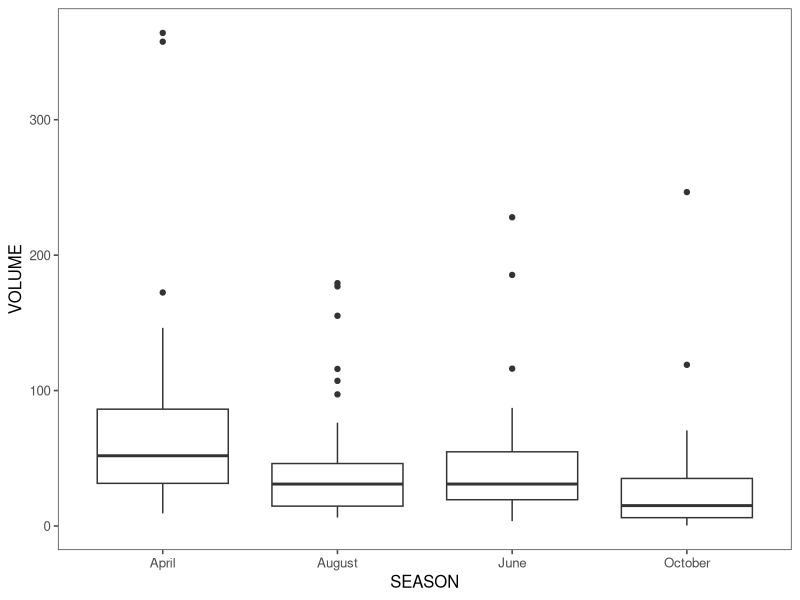
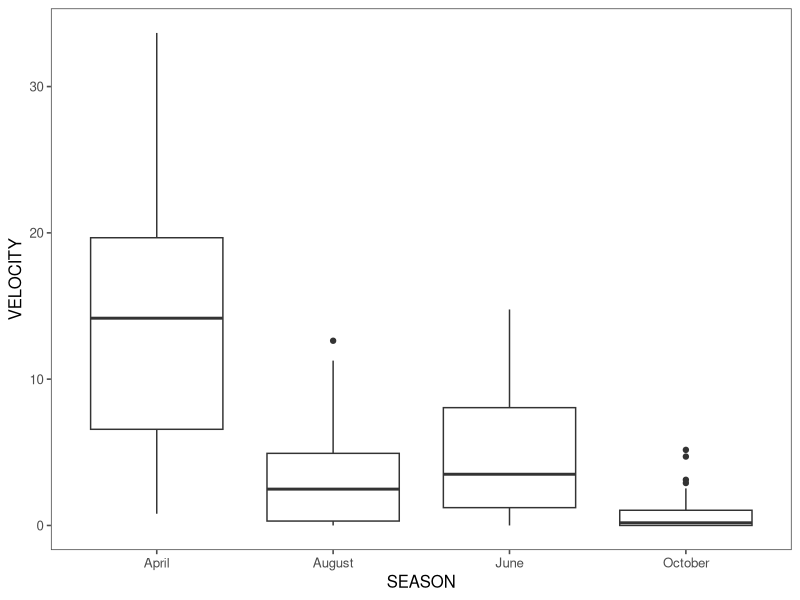
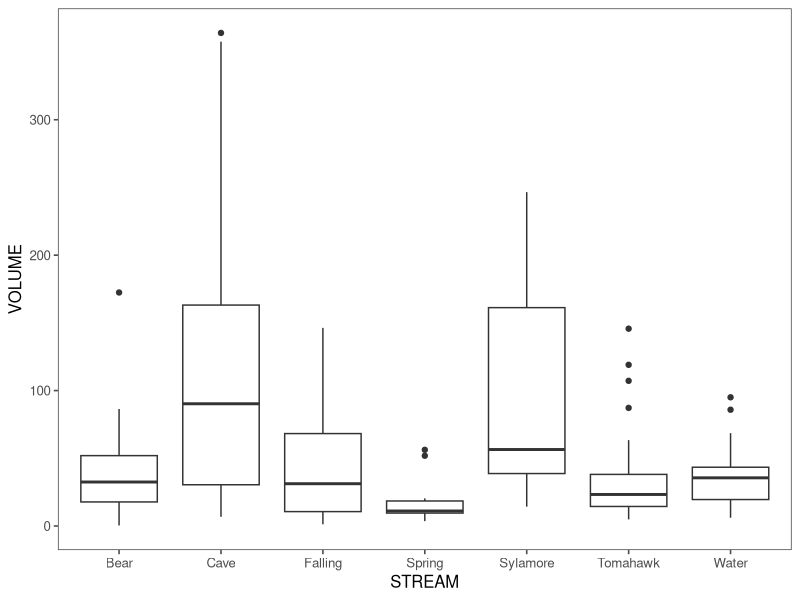
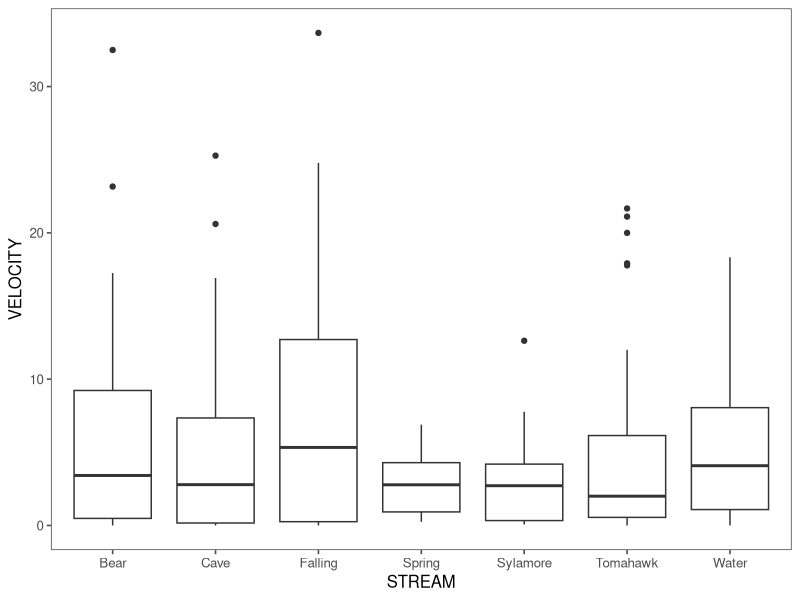
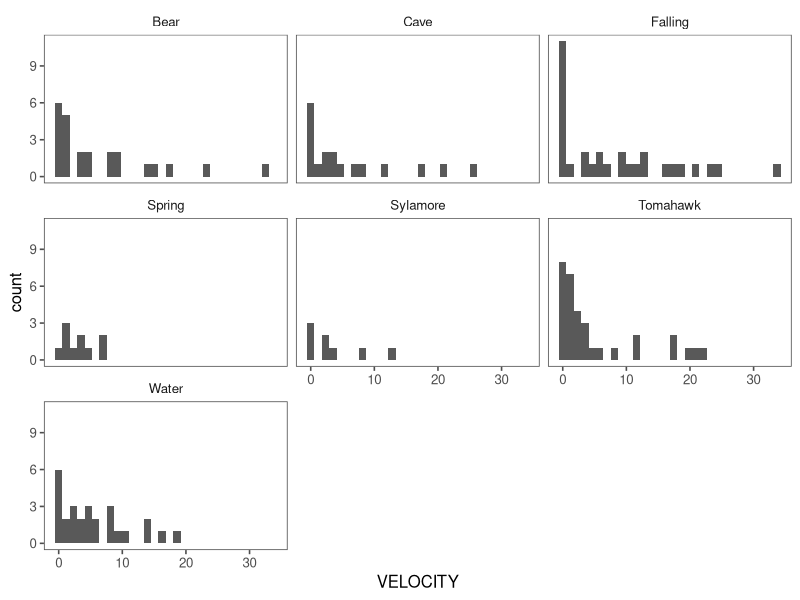
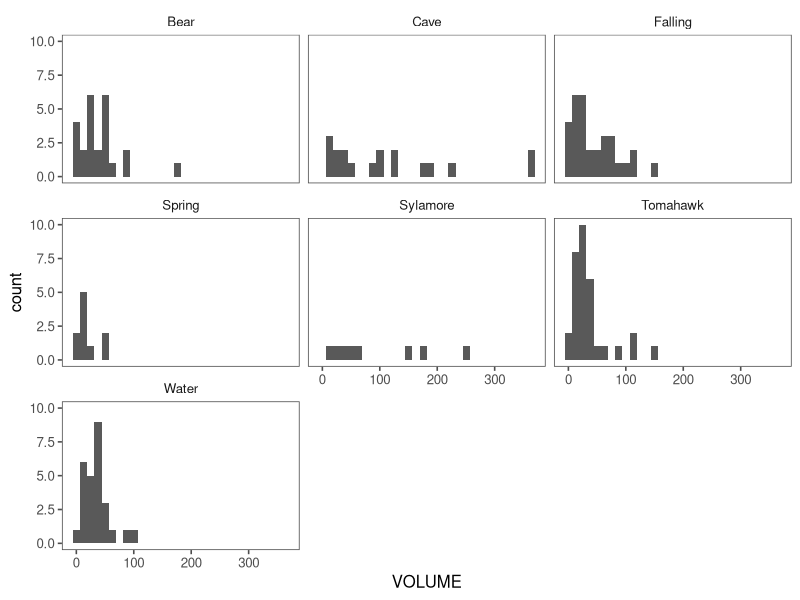
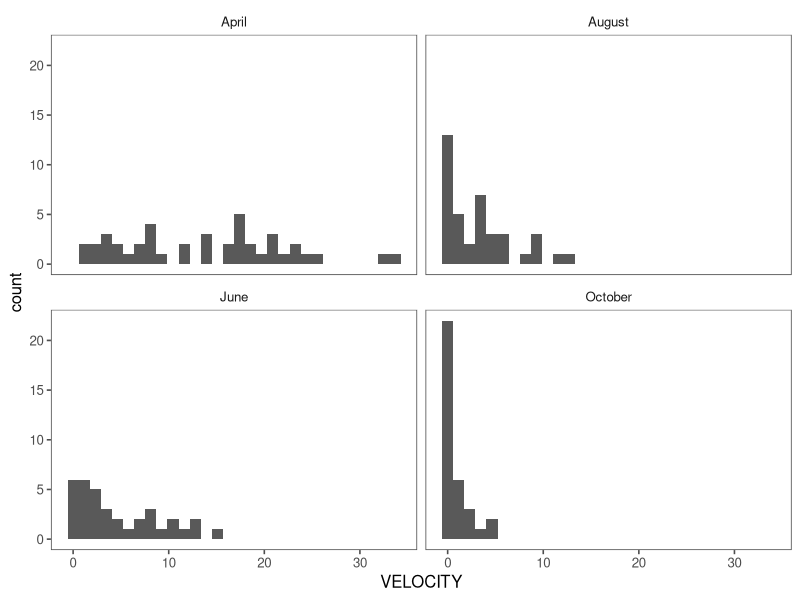
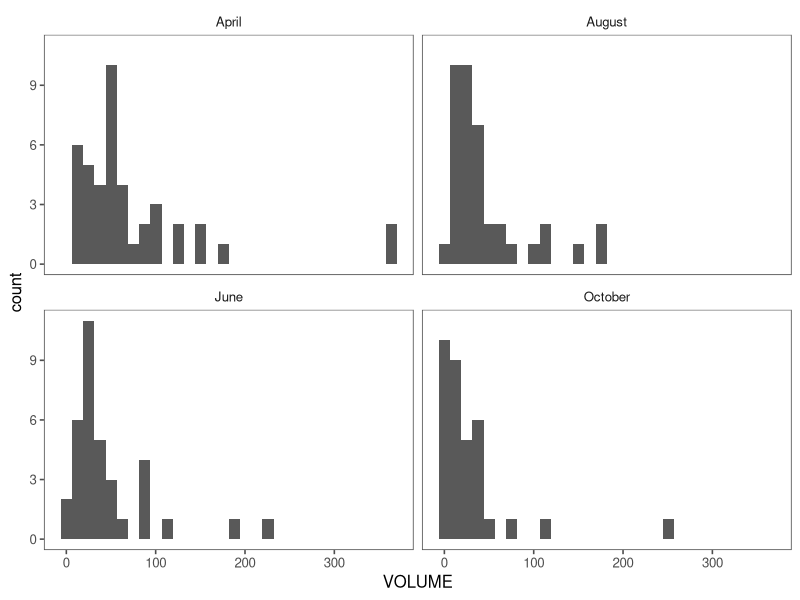

Source code (R) for these figures, in order: (Note: this script raises an error after producing the figures.)
# Biometry 2016 
# Lab 12
# MANOVA

library(ggplot2) # graphing
library(ggthemes) # theme_few
library(ggfortify) # autoplot

# responses <- cbind(object$response1, object$response2)
# manova(responses ~ object$covariate)

# Use the data in "fish_density.csv"  

dat <- read.csv("fish_density.csv")

head(dat)
str(dat)
summary(dat)

# The file contains some data from a recent study.  
# We are interested in whether habitat differs among seasons and streams in Ozark streams.  
# We collected habitat data three streams each in Boston Mountains and Ozark Highlands ecoregions.  
# I come to you as my statistician with my data file for 2002 and ask you whether there are differences in stream habitat volume (VOLUME) and current velocity (VELOCITY) among seasons (SEASON or SEASNUM) and streams (STREAM or STREAMNUM) in the Boston Mountain ecoregion (select STREAMNUM<=3). 


# What are the assumptions for this type of test and how can you check for them?  
# Normality

ggplot()+geom_boxplot(data=dat, aes(x=SEASON, y=VOLUME))+theme_few()

ggplot()+geom_boxplot(data=dat, aes(x=SEASON, y=VELOCITY))+theme_few()

ggplot()+geom_boxplot(data=dat, aes(x=STREAM, y=VOLUME))+theme_few()

ggplot()+geom_boxplot(data=dat, aes(x=STREAM, y=VELOCITY))+theme_few()

ggplot()+geom_histogram(data=dat, aes(x=VELOCITY))+facet_wrap(~STREAM)+theme_few()

ggplot()+geom_histogram(data=dat, aes(x=VOLUME))+facet_wrap(~STREAM)+theme_few()

ggplot()+geom_histogram(data=dat, aes(x=VELOCITY))+facet_wrap(~SEASON)+theme_few()

ggplot()+geom_histogram(data=dat, aes(x=VOLUME))+facet_wrap(~SEASON)+theme_few()

# Homogeneity of Variance & Covariance

ggplot()+geom_boxplot(data=dat, aes(x=SEASON, y=VOLUME))+theme_few()

ggplot()+geom_boxplot(data=dat, aes(x=SEASON, y=VELOCITY))+theme_few()

ggplot()+geom_boxplot(data=dat, aes(x=STREAM, y=VOLUME))+theme_few()

ggplot()+geom_boxplot(data=dat, aes(x=STREAM, y=VELOCITY))+theme_few()


cov(dat[,c("VELOCITY","VOLUME")])

# Outliers
# outliers are a big deal in MANOVAs, check and see if you have any, transform to get rid of them.

ggplot()+geom_boxplot(data=dat, aes(x=SEASON, y=VOLUME))+theme_few()

ggplot()+geom_boxplot(data=dat, aes(x=SEASON, y=VELOCITY))+theme_few()

ggplot()+geom_boxplot(data=dat, aes(x=STREAM, y=VOLUME))+theme_few()

ggplot()+geom_boxplot(data=dat, aes(x=STREAM, y=VELOCITY))+theme_few()

# Independence
# think about the experimental design, look for grouping or avoidance in the data

# Run the MANOVAs and interpret the output.  

# first we bind together the columns (cbind) of our two responses into a new object
responses <- cbind(dat$VOLUME, dat$VELOCITY)

op <- options(contrasts=c("contr.helmert","contr.poly"))



model <- manova(responses ~ STREAM + SEASON,data=dat)

linearHypothesis(model, diag(6), c(0,1))

summary(model)
